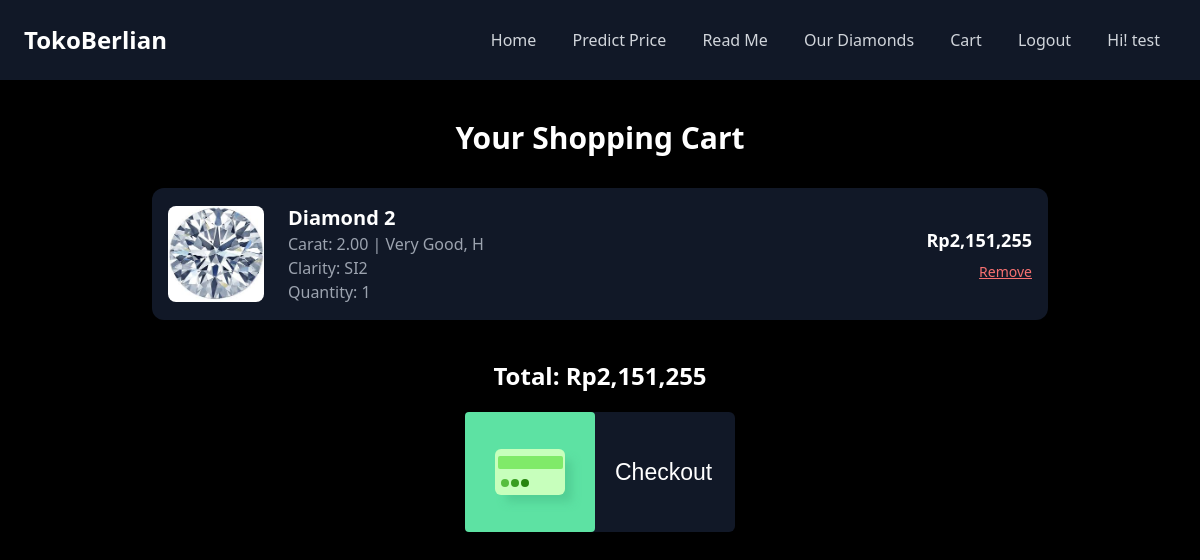
The app's page /cart/ (signed in) with its own data.
### prediction/models.py (models this page shows, shortened)
class CartItem(models.Model):
    user = models.ForeignKey(User, on_delete=models.CASCADE)
    diamond = models.ForeignKey(Diamond, on_delete=models.CASCADE)
    quantity = models.PositiveIntegerField(default=1)
    added_at = models.DateTimeField(auto_now_add=True)

class Diamond(models.Model):
    CUT_CHOICES = [
        ('Fair', 'Fair'),
        ('Good', 'Good'),
        ('Very Good', 'Very Good'),
        ('Premium', 'Premium'),
        ('Ideal', 'Ideal'),
    ]
    CLARITY_CHOICES = [
        ('I1', 'I1 (Inclusions Included)'),
        ('SI2', 'SI2 (Slightly Included)'),
        ('SI1', 'SI1'),
        ('VS2', 'VS2 (Very Slightly Included)'),
        ('VS1', 'VS1'),
        ('VVS2', 'VVS2 (Very, Very Slightly Included)'),
        ('VVS1', 'VVS1'),
        ('IF', 'IF (Internally Flawless)'),
    ]
    COLOR_CHOICES = [
        ('D', 'D (Clear)'),
        ('E', 'E'),
        ('F', 'F'),
        ('G', 'G'),
        ('H', 'H'),
        ('I', 'I'),
        ('J', 'J (Yellowish)'),
    ]
    name = models.CharField(max_length=100)
    image = models.ImageField(upload_to='images/')  # or models.ImageField(upload_to='diamonds/') if using local media
    carat = models.DecimalField(max_digits=5, decimal_places=2)
    cut = models.CharField(max_length=50, choices=CUT_CHOICES)
    color = models.CharField(max_length=10, choices=COLOR_CHOICES)
    clarity = models.CharField(max_length=10, choices=CLARITY_CHOICES)
    depth = models.DecimalField(max_digits=5, decimal_places=2)
    table = models.DecimalField(max_digits=5, decimal_places=2)
    x = models.DecimalField(max_digits=5, decimal_places=2)  # length in mm
    y = models.DecimalField(max_digits=5, decimal_places=2)  # width in mm
    z = models.DecimalField(max_digits=5, decimal_places=2)  # depth in mm
    price_idr = models.BigIntegerField()

### prediction/views.py (the view)
# urls.py: path('cart/', views.view_cart, name='view_cart'),
@login_required
def view_cart(request):
    cart_items = CartItem.objects.filter(user=request.user)
    total_price = sum(item.diamond.price_idr * item.quantity for item in cart_items)
    return render(request, 'cart/view_cart.html', {
        'cart_items': cart_items,
        'total_price': total_price
    })

### prediction/templates/cart/view_cart.html (shortened to what this page needs)
{% extends 'base.html' %}
{% load humanize %}
{% load static %}
{% block content %}
<div class="bg-black min-h-screen py-10 px-6 text-white">
    <h1 class="text-3xl font-bold text-center mb-8">Your Shopping Cart</h1>
    {% if cart_items %}
        <div class="space-y-6 max-w-4xl mx-auto">
            {% for item in cart_items %}
                <div class="flex items-center bg-gray-900 rounded-xl shadow-lg p-4">
                    <img src="{{ item.diamond.image.url }}" alt="{{ item.diamond.name }}"
                         class="w-24 h-24 object-cover rounded-lg mr-6">
                    <div class="flex-1">
                        <h2 class="text-xl font-semibold">{{ item.diamond.name }}</h2>
                        <p class="text-gray-400">Carat: {{ item.diamond.carat }} | {{ item.diamond.cut }}, {{ item.diamond.color }}</p>
                        <p class="text-gray-400">Clarity: {{ item.diamond.clarity }}</p>
                        <p class="text-gray-400">Quantity: {{ item.quantity }}</p>
                    </div>
                    <div class="text-right">
                        <p class="text-lg font-bold">Rp{{ item.diamond.price_idr|intcomma }}</p>
                        <form method="post" action="{% url 'remove_from_cart' item.id %}">
                            <button type="submit" class="text-red-400 hover:text-red-200 mt-2 text-sm underline">
                                Remove
                            </button>
                        </form>
                    </div>
                </div>
            {% endfor %}
        </div>
        <div class="mt-10 max-w-4xl mx-auto text-right items-center flex justify-center">
            <h2 class="text-2xl font-bold">Total: Rp{{ total_price|intcomma }}</h2>
        </div>
        <div class="mt-5 tems-center flex justify-center">
            <a href="{% url 'checkout' %}">
                <div class="checkout-container">
                    <div class="checkout-left">
                    <div class="checkout-card">
                        <div class="card-line"></div>
                        <div class="buttons"></div>
                    </div>
                    </div>
                    <div class="checkout-right">
                    <div class="new">Checkout</div>
                    </div>
                </div>
            </a>
        </div>
    {% else %}
        <p class="text-center text-gray-400">Your cart is empty.</p>
    {% endif %}
</div>
{% endblock %}

### prediction/templates/base.html (shortened to what this page needs)
{% load humanize %}
{% load static %}
<!DOCTYPE html>
<html lang="en">
<head>
    <link rel="stylesheet" href="{% static 'css/diamond_card.css' %}">
    <link rel="stylesheet" href="{% static 'css/login_form.css' %}">
    <link rel="stylesheet" href="{% static 'css/home.css' %}">
    <link rel="stylesheet" href="{% static 'css/prediction_history.css' %}">
    <link rel="stylesheet" href="{% static 'css/checkout_button.css' %}">
    <script src="https://cdn.tailwindcss.com"></script>
</head>
<body>
    <nav class="flex justify-between items-center p-6 bg-gray-900 shadow-md no-print">
        <div class="text-2xl font-bold text-white">
            TokoBerlian
        </div>
        <div>
            <a href="/" class="text-gray-300 mx-4 hover:text-white hover:underline">Home</a>
            <a href="/predict" class="text-gray-300 mx-4 hover:text-white hover:underline">Predict Price</a>
            <a href="/information" class="text-gray-300 mx-4 hover:text-white hover:underline">Read Me</a>
            <a href="/product" class="text-gray-300 mx-4 hover:text-white hover:underline">Our Diamonds</a>
        {% if request.user.is_authenticated %}
            {% if request.user.is_superuser %}
                <a href="{% url 'dashboard' %}" class="text-gray-300 mx-4 hover:text-white hover:underline">Dashboard</a>
            {% else %}
                <a href="{% url 'view_cart' %}" class="text-gray-300 mx-4 hover:text-white hover:underline">Cart</a>
            {% endif %}
            <a href="{% url 'logout' %}" class="text-gray-300 mx-4 hover:text-white hover:underline">Logout</a>
            <span class="text-gray-300 mx-4 hover:text-white">
                Hi! {{ request.user.first_name|default:request.user.username }}
            </span>
        {% endif %}
    </nav>
    <div>
        {% block content %}
        {% endblock %}
    </div>
</body>
</html>

### prediction/static/css/login_form.css (style rules this page uses)
::placeholder { font-family: -apple-system, BlinkMacSystemFont, 'Segoe UI', Roboto, Oxygen, Ubuntu, Cantarell, 'Open Sans', 'Helvetica Neue', sans-serif; }

### prediction/static/css/checkout_button.css (style rules this page uses)
.checkout-container { background-color: #111827; display: flex; width: 270px; height: 120px; position: relative; border-radius: 6px; transition: 0.3s ease-in-out; }
.checkout-left { background-color: #5de2a3; width: 130px; height: 120px; border-radius: 4px; position: relative; display: flex; justify-content: center; align-items: center; cursor: pointer; transition: 0.3s; flex-shrink: 0; overflow: hidden; }
.checkout-right { display: flex; align-items: center; overflow: hidden; cursor: pointer; justify-content: space-between; white-space: nowrap; transition: 0.3s; }
.new { font-size: 23px; font-family: "Lexend Deca", sans-serif; margin-left: 20px; color:white; }
.checkout-card { width: 70px; height: 46px; background-color: #c7ffbc; border-radius: 6px; position: absolute; display: flex; z-index: 10; flex-direction: column; align-items: center; -webkit-box-shadow: 9px 9px 9px -2px rgba(77, 200, 143, 0.72); -moz-box-shadow: 9px 9px 9px -2px rgba(77, 200, 143, 0.72); -webkit-box-shadow: 9px 9px 9px -2px rgba(77, 200, 143, 0.72); }
.card-line { width: 65px; height: 13px; background-color: #80ea69; border-radius: 2px; margin-top: 7px; }
.buttons { width: 8px; height: 8px; background-color: #379e1f; box-shadow: 0 -10px 0 0 #26850e, 0 10px 0 0 #56be3e; border-radius: 50%; margin-top: 5px; transform: rotate(90deg); margin: 10px 0 0 -30px; }

### records on screen
CartItem: diamond.image (picture), diamond.name "Diamond 2", diamond.carat "2.00", diamond.cut "Very Good", diamond.color "H", diamond.clarity "SI2", quantity "1", diamond.price_idr "2,151,255"

### other values on screen
{{ request.user.first_name|default:request.user.username }} "test"
{{ total_price|intcomma }} "2,151,255"
